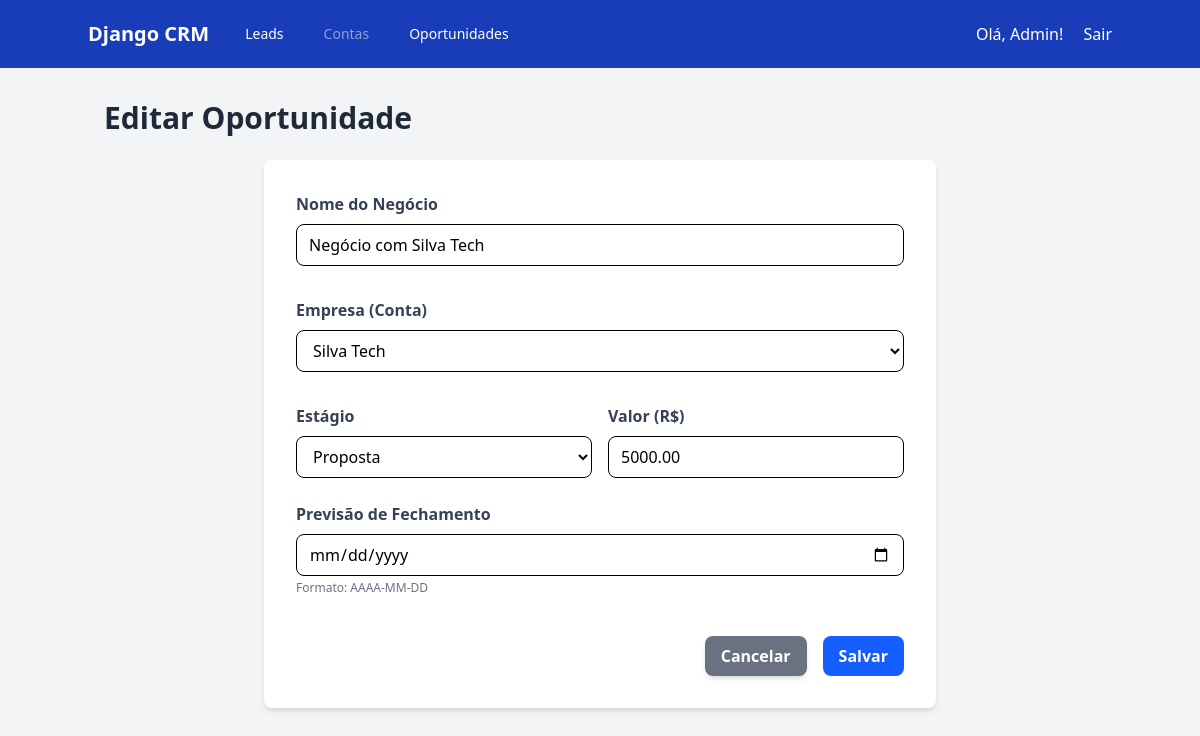
The page /leads/opportunities/1/update/ (signed in) on the database its author committed.
### users/models.py (models this page shows, shortened)
class User(AbstractUser):
    ROLE_CHOICES = (
        ('admin', 'Administrador'),
        ('vendedor', 'Vendedor'),
        ('gerente', 'Gerente'),
    )
    role = models.CharField(
        max_length=10,
        choices=ROLE_CHOICES,
        default='vendedor',
    )

### leads/models.py (models this page shows, shortened)
class Opportunity(models.Model):
    STAGE_CHOICES = (
        ('prospeccao', 'Prospecção'),
        ('proposta', 'Proposta'),
        ('negociacao', 'Negociação'),
        ('ganho', 'Fechado (Ganho)'),
        ('perdido', 'Fechado (Perdido)'),
    )
    account = models.ForeignKey(Account, on_delete=models.CASCADE, related_name="opportunities")
    owner = models.ForeignKey(
        settings.AUTH_USER_MODEL,
        on_delete=models.SET_NULL, # Se o vendedor for deletado, o negócio ficar "sem dono"
        null=True,
        related_name="opportunities"
    )
    name = models.CharField(max_length=255, verbose_name="Nome do Negócio")
    stage = models.CharField(max_length=15, choices=STAGE_CHOICES, default='prospeccao')
    value = models.DecimalField(max_digits=10, decimal_places=2, blank=True, null=True, verbose_name="Valor (R$)")
    closing_date = models.DateField(blank=True, null=True, verbose_name="Data de Fechamento")
    created_at = models.DateTimeField(auto_now_add=True)
    updated_at = models.DateTimeField(auto_now=True)

### leads/views.py (the view)
# urls.py: path('opportunities/<int:pk>/update/', OpportunityUpdateView.as_view(), name='opportunity_update'),
class OpportunityUpdateView(LoginRequiredMixin, UpdateView):
    model = Opportunity
    template_name = 'leads/opportunity_form.html'
    fields = ['name', 'account', 'stage', 'value', 'closing_date']
    success_url = reverse_lazy('leads:kanban')
    def get_queryset(self):
        user = self.request.user
        if user.role == 'gerente':
            return Opportunity.objects.all()
        else:
            return Opportunity.objects.filter(owner=user)

### accounts/models.py (called while the page is built)
    def __str__(self):
        return self.name

### templates/leads/opportunity_form.html (shortened to what this page needs)
{% extends 'base.html' %}
{% block content %}
<h1 class="text-3xl font-bold text-gray-800 mb-6">
    {% if object %}
        Editar Oportunidade
    {% else %}
        Nova Oportunidade
    {% endif %}
</h1>
<div class="bg-white p-8 rounded-lg shadow-md max-w-2xl mx-auto">
    <form method="post">
        <div class="grid grid-cols-1 gap-6">
            <div class="mb-2">
                <label class="block text-gray-700 font-bold mb-2">Nome do Negócio</label>
                {{ form.name }}
            </div>
            <div class="mb-2">
                <label class="block text-gray-700 font-bold mb-2">Empresa (Conta)</label>
                {{ form.account }}
            </div>
            <div class="grid grid-cols-2 gap-4">
                <div>
                    <label class="block text-gray-700 font-bold mb-2">Estágio</label>
                    {{ form.stage }}
                </div>
                <div>
                    <label class="block text-gray-700 font-bold mb-2">Valor (R$)</label>
                    {{ form.value }}
                </div>
            </div>
            <div class="mb-2">
                <label class="block text-gray-700 font-bold mb-2">Previsão de Fechamento</label>
                {{ form.closing_date }}
                <p class="text-xs text-gray-500 mt-1">Formato: AAAA-MM-DD</p>
            </div>
        </div>
        <div class="mt-8 flex justify-end space-x-4">
            <a href="{% url 'leads:kanban' %}" class="bg-gray-500 hover:bg-gray-700 text-white font-bold py-2 px-4 rounded-lg shadow-md">
                Cancelar
            </a>
            <button type="submit" class="bg-blue-600 hover:bg-blue-700 text-white font-bold py-2 px-4 rounded-lg shadown-md">
                Salvar
            </button>
        </div>
    </form>
</div>
{% endblock%}

### templates/base.html (shortened to what this page needs)
{% load static %}
{% load tailwind_tags %}
<!DOCTYPE html>
<html lang="pt-br">
<head>
    {% tailwind_css %}
</head>
<body class="bg-gray-100">
    <nav class="bg-blue-800 text-white p-4">
        <div class="container mx-auto flex justify-between items-center">
            <div class="flex items-center space-x-6">
                <a href="{% url 'dashboard:home' %}" class="font-bold text-xl">Django CRM</a>
                {% if user.is_authenticated %}
                <div class="flex space-x-4">
                    <a href="{% url 'leads:list' %}" class="px-3 py-2 rounded-md text-sm font-medium text-white hover:bg-blue-700">Leads</a>
                    <a href="#" class="px-3 py-2 rounded-md text-sm font-medium text-white hover:bg-blue-700 opacity-50 cursor-not-allowed">Contas</a>
                    <a href="{% url 'leads:kanban' %}" class="px-3 py-2 rounded-md text-sm font-medium text-white hover:bg-blue-700">Oportunidades</a>
                </div>
                {% endif %}
            </div>
            <div>
                {% if user.is_authenticated %}
                    <span class="mr-4">Olá, {{ user.username }}!</span>
                    <form action="{% url 'logout' %}" method="post" class="inline">
                        <button type="submit" class="hover:text-gray-300 bg-transparent border-none p-0 cursor-pointer">
                            Sair
                        </button>
                    </form>
                    {% else %}
                    <a href="{% url 'login' %}" class="hover:text-gray-300">Login</a>
                {% endif %}
            </div>
        </div>
    </nav>
    <main class="container mx-auto p-4 mt-4">
        {% block content %}
        {% endblock %}
    </main>
</body>
</html>

### rows shown on the page
User: username "Admin"
Opportunity: name "Negócio com Silva Tech", account "Silva Tech", stage "Proposta", value "5000.00"
